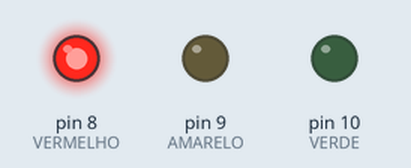
This sketch was run on a simulated Arduino Uno, built with avr-gcc and run on an emulated ATmega328P. On the bench: output pins drawn as LEDs (lit = HIGH).

Above: at 1.5 s.
At 4.5 s:
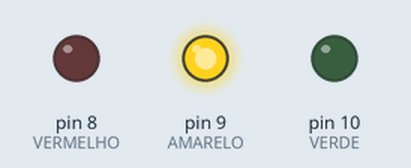
At 7.5 s:
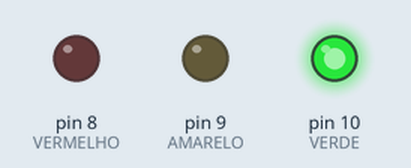
Timing chart, 0 to 11.7 s (numbered marks = the images above):
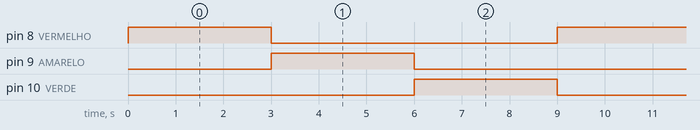

Measured:
- by itself, pin 8 (VERMELHO), pin 9 (AMARELO), pin 10 (VERDE): alternates HIGH for 3.0 s and LOW for 6.0 s
- by itself, everything shown: repeats every 9.0 s, in 4 steps

The sketch:

projeto_semaforo_v1.ino
```cpp
#define VERMELHO 8
#define AMARELO 9
#define VERDE 10

#define DELAY 3000

void setup()
{
  pinMode(VERMELHO, OUTPUT);
  pinMode(AMARELO, OUTPUT);
  pinMode(VERDE, OUTPUT);
}

void loop()
{
  digitalWrite(VERMELHO, HIGH);
  delay(DELAY); // Espera por 3000 milisegundos
  digitalWrite(VERMELHO,LOW);

  digitalWrite(AMARELO, HIGH);
  delay(DELAY);
  digitalWrite(AMARELO, LOW);

  digitalWrite(VERDE, HIGH);
  delay(DELAY);
  digitalWrite(VERDE, LOW);

}
```
